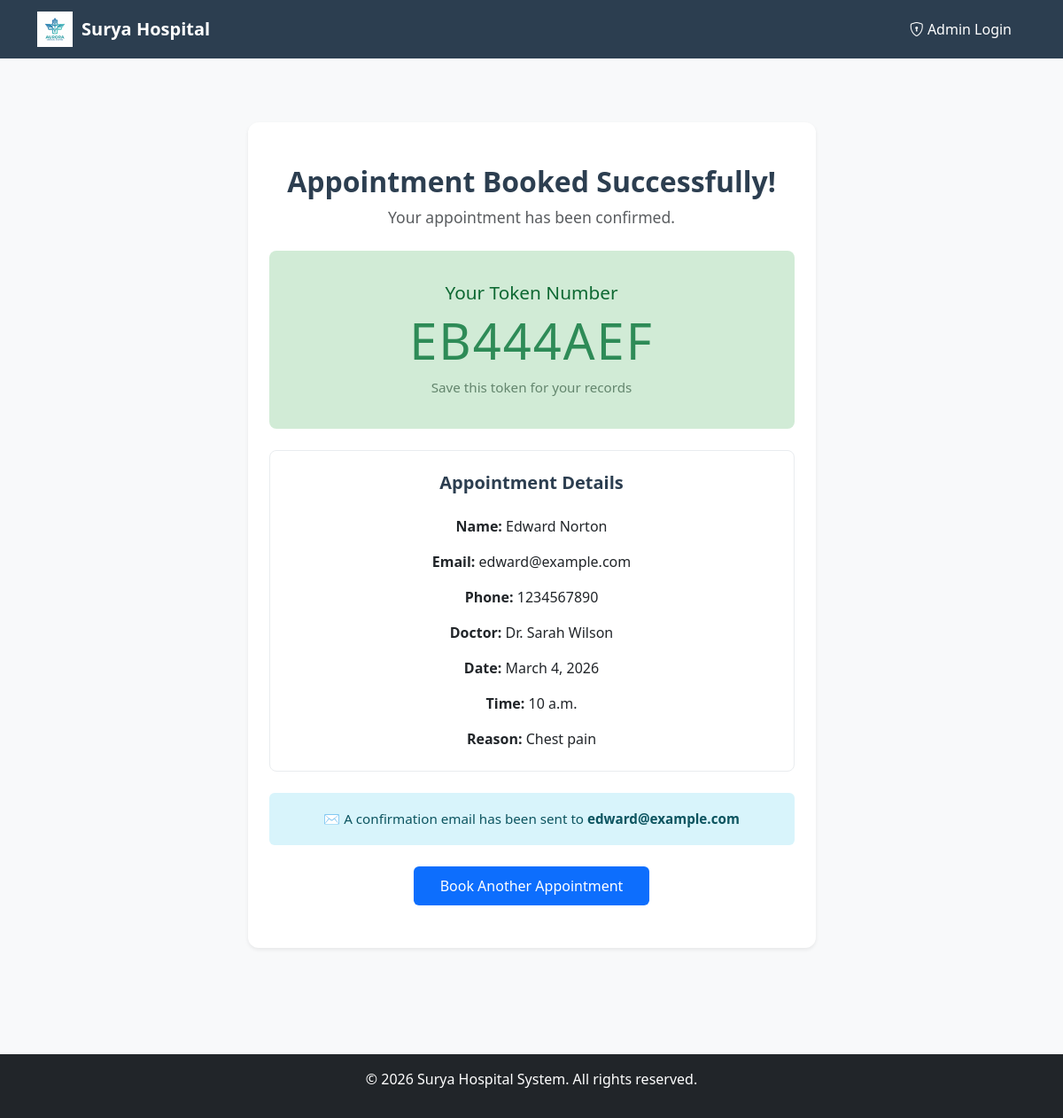
Page /appointments/success/15/ on the committed database.
### appointments/models.py (models this page shows, shortened)
class Appointment(models.Model):
    STATUS_CHOICES = [
        ('pending', 'Pending / Waiting'),
        ('completed', 'Completed'),
        ('cancelled', 'Cancelled'),
    ]
    patient_name = models.CharField(max_length=100)
    patient_email = models.EmailField()
    patient_phone = models.CharField(max_length=20)
    doctor = models.ForeignKey(Doctor, on_delete=models.SET_NULL, null=True, blank=True)
    appointment_date = models.DateField()
    appointment_time = models.TimeField()
    reason = models.TextField()
    status = models.CharField(max_length=20, choices=STATUS_CHOICES, default='pending')
    token_number = models.CharField(max_length=20, editable=False, null=True, blank=True)
    created_at = models.DateTimeField(auto_now_add=True)
    class Meta:
        ordering = ['-appointment_date']

class Doctor(models.Model):
    name = models.CharField(max_length=100)
    username = models.CharField(max_length=100, unique=True, null=True, blank=True)
    email = models.EmailField(unique=True, null=True, blank=True)
    password = models.CharField(max_length=100, null=True, blank=True)
    specialization = models.CharField(max_length=100)
    department = models.ForeignKey(Department, on_delete=models.SET_NULL, null=True, blank=True, related_name='doctors')
    available_days = models.CharField(max_length=200, help_text="e.g., Monday, Tuesday, Wednesday")
    available_time_start = models.TimeField()
    available_time_end = models.TimeField()

### appointments/views.py (the view)
# urls.py: path('success/<int:pk>/', views.appointment_success, name='appointment_success'),
def appointment_success(request, pk):
    try:
        appointment = Appointment.objects.get(id=pk)
    except Appointment.DoesNotExist:
        messages.error(request, 'Appointment not found')
        return redirect('appointments')
    context = {'appointment': appointment}
    return render(request, 'appointments/appointment_success.html', context)

### appointments/templates/appointments/appointment_success.html
{% extends 'home/base.html' %}
{% block content %}
<div class="container mt-5 mb-5">
    <div class="row justify-content-center">
        <div class="col-md-7">
            <div class="card border-0 shadow-sm" style="border-radius: 12px; background-color: #fff;">
                <div class="card-body p-0 text-center">
                    <div class="pt-5 px-4">
                        <h2 class="mb-2" style="font-weight: 600; color: #2c3e50;">Appointment Booked Successfully!</h2>
                        <p class="text-muted mb-4" style="font-size: 1.1rem;">Your appointment has been confirmed.</p>
                    </div>
                    <div class="mx-4 mb-4" style="background-color: #d1ebd6; padding: 35px 20px; border-radius: 8px;">
                        <h4 style="color: #0d6832; font-weight: 500; font-size: 1.3rem;">Your Token Number</h4>
                        <h1 style="font-size: 3.5rem; color: #2e8b57; font-weight: 300; letter-spacing: 2px;">{{ appointment.token_number }}</h1>
                        <p style="color: #63856d; font-size: 0.95rem; margin-bottom: 0;">Save this token for your records</p>
                    </div>
                    <div class="card mx-4 mb-4 border" style="border-radius: 8px; border-color: #e9ecef !important; box-shadow: none;">
                        <div class="card-body p-4">
                            <h5 style="font-weight: 600; color: #2c3e50; margin-bottom: 25px;">Appointment Details</h5>
                            <div style="font-size: 1rem; color: #212529;">
                                <p class="mb-3"><strong>Name:</strong> {{ appointment.patient_name }}</p>
                                <p class="mb-3"><strong>Email:</strong> {{ appointment.patient_email }}</p>
                                <p class="mb-3"><strong>Phone:</strong> {{ appointment.patient_phone }}</p>
                                {% if appointment.doctor %}
                                <p class="mb-3"><strong>Doctor:</strong> {{ appointment.doctor.name }}</p>
                                {% else %}
                                <p class="mb-3"><strong>Doctor:</strong> <span class="badge bg-warning text-white px-2 py-1" style="border-radius: 4px; font-weight: normal;">To be assigned</span></p>
                                {% endif %}
                                <p class="mb-3"><strong>Date:</strong> {{ appointment.appointment_date }}</p>
                                <p class="mb-3"><strong>Time:</strong> {{ appointment.appointment_time }}</p>
                                <p class="mb-0"><strong>Reason:</strong> {{ appointment.reason }}</p>
                            </div>
                        </div>
                    </div>
                    <div class="mx-4 mb-4" style="background-color: #d8f4fb; padding: 18px; border-radius: 6px;">
                        <p class="mb-0" style="color: #0c5460; font-size: 0.95rem;">✉️ A confirmation email has been sent to <strong>{{ appointment.patient_email }}</strong></p>
                    </div>
                    <div class="pb-5">
                        <a href="{% url 'appointments' %}" class="btn btn-primary btn-lg" style="border-radius: 6px; padding: 10px 30px; font-size: 1rem; background-color: #0d6efd; border: none; font-weight: 500;">
                            Book Another Appointment
                        </a>
                    </div>
                </div>
            </div>
        </div>
    </div>
</div>
{% endblock %}

### home/templates/home/base.html (style rules this page uses)
body { background-color: #f8f9fa; }

### rows in the picture
Appointment: token_number "EB444AEF", patient_name "Edward Norton", patient_email "edward@example.com", patient_phone "1234567890", doctor.name "Dr. Sarah Wilson", appointment_date "March 4, 2026", appointment_time "10 a.m.", reason "Chest pain"
